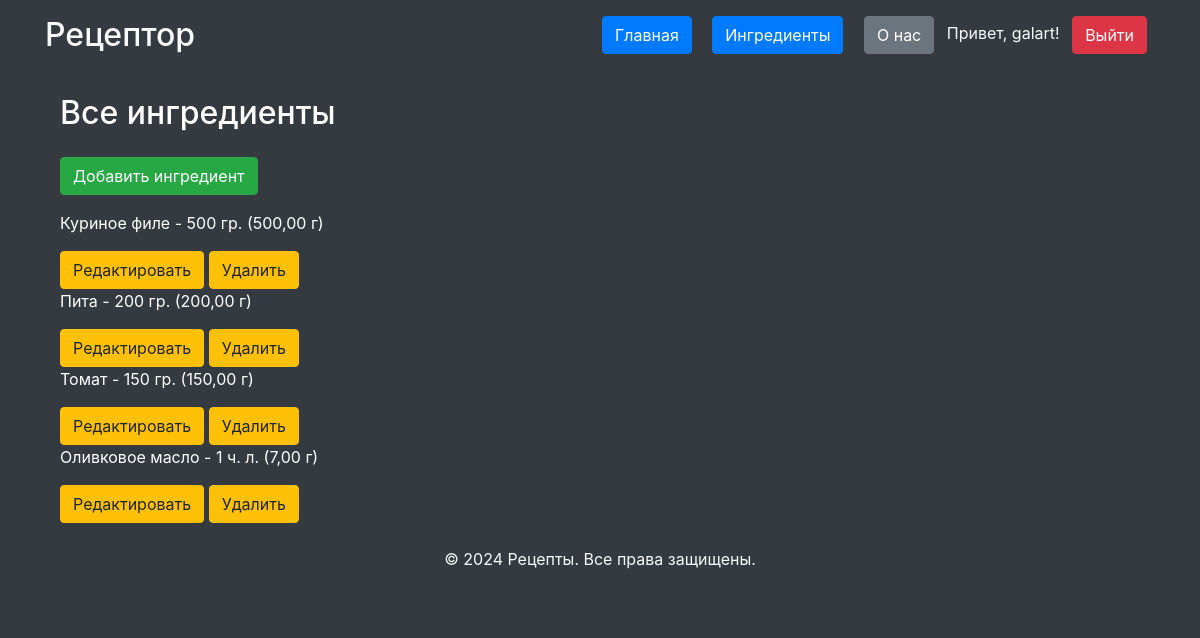
Before: /ingredients/ (signed in) with the older database file.
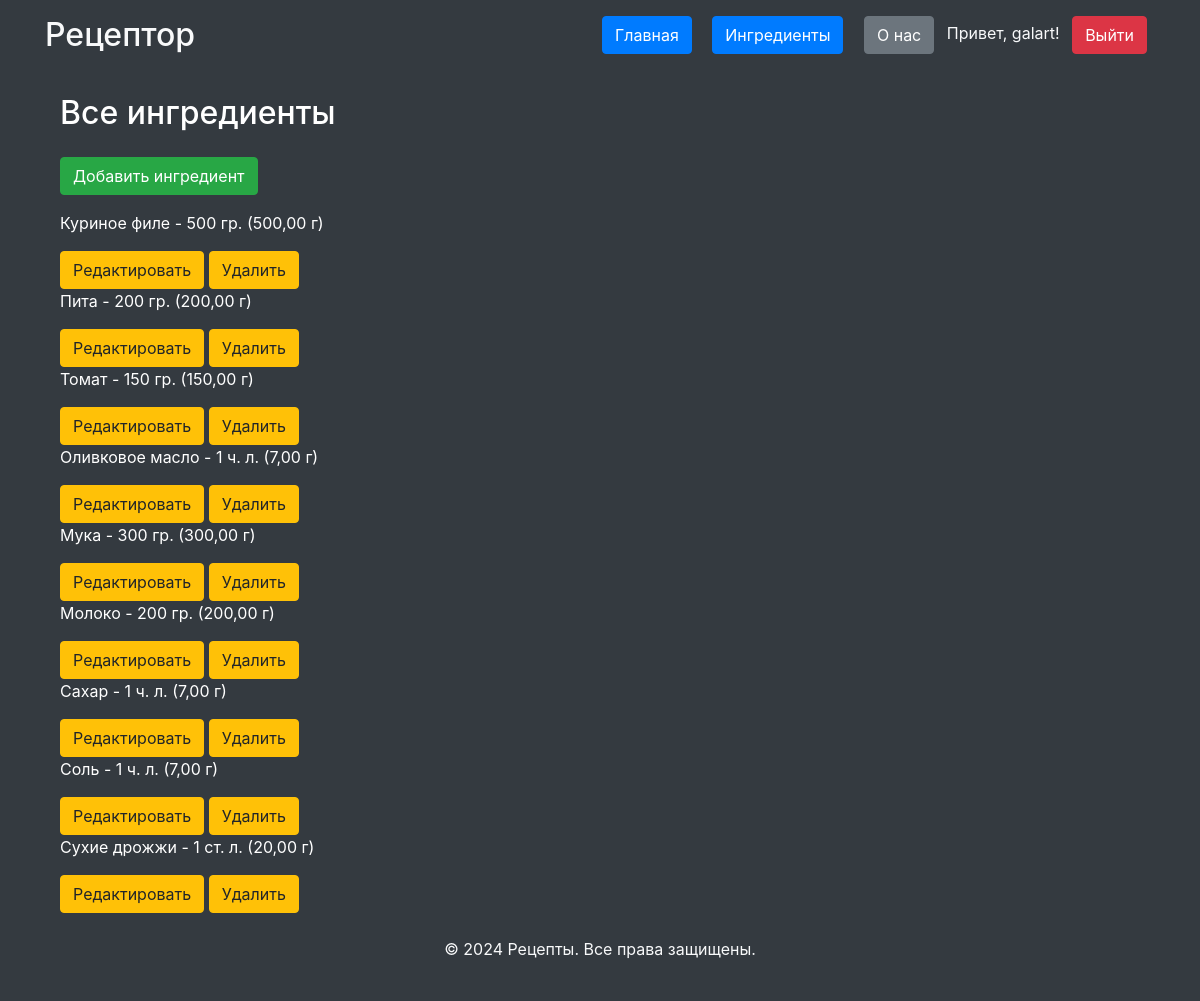
After: the same page with the newer database file.
### recipe_catalog/models.py (models this page shows, shortened)
class Ingredient(models.Model):
    name = models.CharField(
		max_length=255,
		validators=[
			RegexValidator(
				regex=r'^[A-Za-zА-Яа-яёЁ\s]+$',
				message='Название должно быть текстом'
			)
		]
	)
    measure_unit = models.ForeignKey(
        MeasureUnit,
        on_delete=models.CASCADE,
        verbose_name='Единица измерения'
    )
    amount = models.IntegerField(
        verbose_name="Количество в единицах измерения",
        validators=[
            MinValueValidator(
                limit_value=1,
                message='Количество должно быть не больше 1'
            )
        ]
    )
    cost = models.FloatField(
        validators=[
            MinValueValidator(
                limit_value=1,
                message='Цена должна быть не меньше 1 рубля'
            )
        ]
    )
    author = models.ForeignKey(
        User,
        verbose_name='Создатель ингредиента',
        on_delete=models.CASCADE, null=True
    )
    @property
    def weight(self):
        if self.measure_unit:
            return self.amount * self.measure_unit.grams_in_unit
        return 0

class MeasureUnit(models.Model):
    name = models.CharField(
		max_length=255,
        verbose_name='Полное название единицы измерения',
		validators=[
			RegexValidator(
				regex=r'^[A-Za-zА-Яа-яёЁ\s]+$',
				message='Название должно быть текстом'
			)
		]
	)
    short_name = models.CharField(
        max_length=20,
        verbose_name='Краткая форма единицы измерения'
    )
    grams_in_unit = models.DecimalField(
        max_digits=10,
        decimal_places=2,
        verbose_name='Количество грамм в единице измерения',
        validators=[
            MinValueValidator(
                limit_value=1,
                message='Вес должен быть не меньше 1'
            )
        ]
    )

### recipe_catalog/views.py (the view)
# urls.py: path('ingredients/', ingredient_list, name='ingredient_list'),
@login_required
def ingredient_list(request):
    template_name = 'recipe_catalog/ingredients_list.html'
    ingredients = Ingredient.objects.all()
    return render(request, template_name, {'ingredients': ingredients})

### templates/recipe_catalog/ingredients_list.html
{% extends 'base.html' %}
{% block content %}
<main class="container">
    <h2 class="my-4">Все ингредиенты</h2>
    {% if user.is_authenticated %}
        <div class="mb-3">
            <a href="{% url 'recipe_catalog:add_ingredient' %}" class="btn btn-success">Добавить ингредиент</a>
        </div>
    {% endif %}
    <div class="list-group">
        {% for ingredient in ingredients %}
            <div class="ingredient-item">
                <p>{{ ingredient.name }} - {{ ingredient.amount }} {{ ingredient.measure_unit.short_name }} ({{ ingredient.weight }} г)</p>
                {% if user.is_authenticated and ingredient.author == user %}
                    <a href="{% url 'recipe_catalog:update_ingredient' ingredient.pk  %}" class="btn btn-warning">Редактировать</a>
                    <a href="{% url 'recipe_catalog:delete_ingredient' ingredient.pk %}" class="btn btn-warning">Удалить</a>
                {% endif %}
            </div>
        {% empty %}
            <div class="ingredient-item">
                Нет ингредиентов
            </div>
        {% endfor %}
    </div>
</main>
{% endblock %}

### templates/base.html (shortened to what this page needs)
<!DOCTYPE html>
<html lang="ru">
<head>
    <link rel="stylesheet" href="https://maxcdn.bootstrapcdn.com/bootstrap/4.5.2/css/bootstrap.min.css">
</head>
<body class="bg-dark text-white">
<header class="bg-dark text-light py-3">
    <div class="container d-flex justify-content-between align-items-center">
        <h2 class="mb-0">Рецептор</h2>
        <nav>
            <a href="/" class="btn btn-primary mx-2">Главная</a>
            <a href="/ingredients" class="btn btn-primary mx-2">Ингредиенты</a>
            <a href="/about" class="btn btn-secondary mx-2">О нас</a>
            {% if user.is_authenticated %}
                <span class="text-light">Привет, {{ user.username }}!</span>
                <a href="/logout" class="btn btn-danger mx-2">Выйти</a>
            {% else %}
                <a href="/login" class="btn btn-success mx-2">Залогиниться</a>
                <a href="/register" class="btn btn-warning mx-2">Зарегистрироваться</a>
            {% endif %}
        </nav>
    </div>
</header>
<main class="container">
    {% block content %}{% endblock %}
</main>
<footer class="bg-dark text-light py-4">
    <div class="container text-center">
        <p>&copy; 2024 Рецепты. Все права защищены.</p>
    </div>
</footer>
</body>
</html>

Changed rows visible on the page:
added Ingredient: name "Мука", amount "300", measure_unit.short_name "гр.", weight "300,00", shows "Редактировать"
added Ingredient: name "Молоко", amount "200", measure_unit.short_name "гр.", weight "200,00", shows "Редактировать"
added Ingredient: name "Сахар", amount "1", measure_unit.short_name "ч. л.", weight "7,00", shows "Редактировать"
added Ingredient: name "Соль", amount "1", measure_unit.short_name "ч. л.", weight "7,00", shows "Редактировать"
added Ingredient: name "Сухие дрожжи", amount "1", measure_unit.short_name "ст. л.", weight "20,00", shows "Редактировать"
